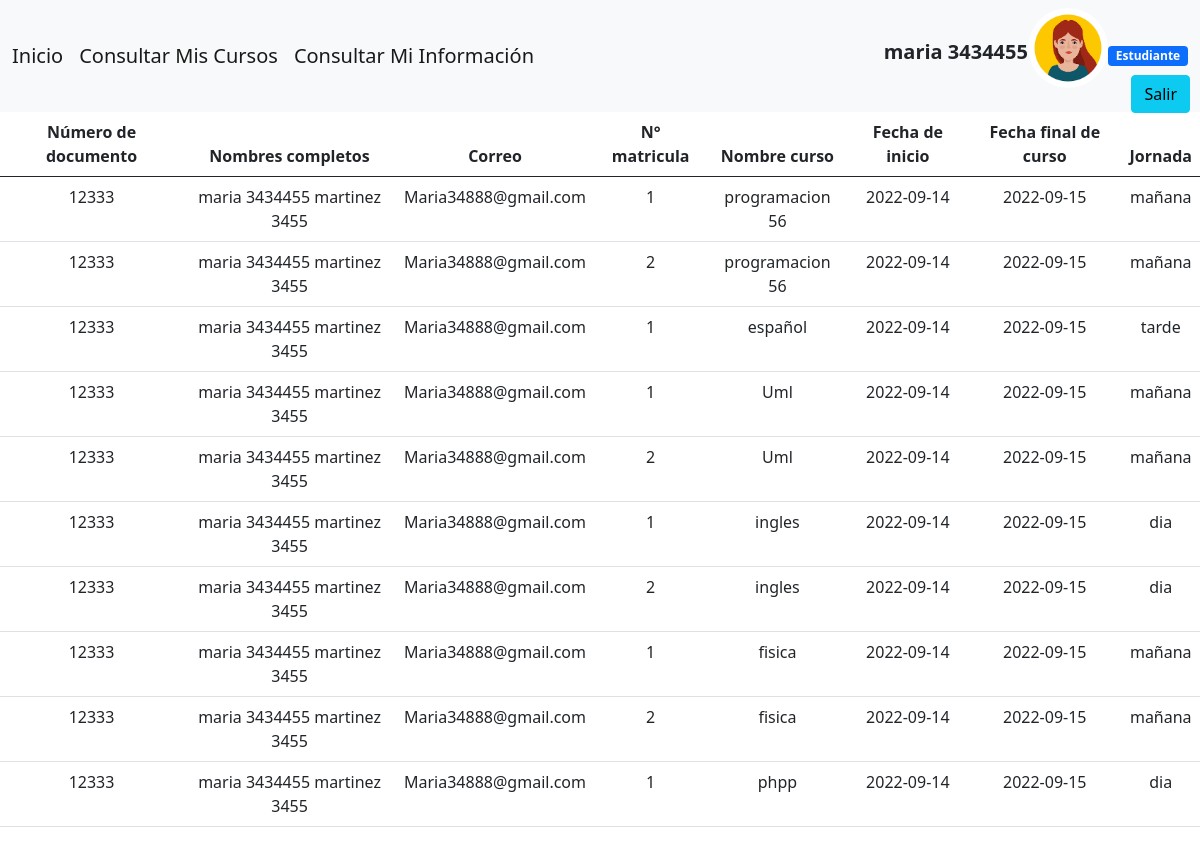
The page /ver_cursos_estudiante.php (signed in) on the database its author committed.
### tables this page shows
CREATE TABLE `estudiante` (
  `id_estudiante` int(20) NOT NULL,
  `nombre` varchar(50) NOT NULL,
  `apellido` varchar(50) NOT NULL,
  `correo` varchar(50) NOT NULL,
  `contrasena` varchar(50) NOT NULL,
  `telefono` varchar(20) NOT NULL,
  `estado` varchar(1) NOT NULL,
  `sexo` varchar(50) NOT NULL
);

CREATE TABLE `matricula` (
  `cod_matricula` int(20) NOT NULL,
  `id_estudiante` int(20) NOT NULL,
  `fecha_inicio` date NOT NULL,
  `fecha_fin` date NOT NULL,
  `id_administrador` int(50) NOT NULL
);

CREATE TABLE `curso` (
  `codigo_curso` int(50) NOT NULL,
  `nombre_curso` varchar(50) NOT NULL,
  `jornada` varchar(50) NOT NULL
);

### ver_cursos_estudiante.php (the view, shortened to what this page needs)
<?php session_start();
if ($_SESSION['usuario']) {
  $user = $_SESSION['usuario'];
  if ($_SESSION['rol'] == "1") {
?>
    <!DOCTYPE html>
    <html lang="en">
    <head>
      <link href="https://cdn.jsdelivr.net/npm/bootstrap@5.0.2/dist/css/bootstrap.min.css" rel="stylesheet">
    </head>
    <body>
      <?php
      include("nav_estudiante.php")
      ?>
      <div class="boton">
        <a class="btn btn-info" href="salir.php">Salir</a>
      </div>
      <?php
                        include("conexion.php");
                        $query = "SELECT estudiante.id_estudiante,CONCAT(estudiante.nombre, ' ', estudiante.apellido) AS nombre, estudiante.correo, matricula.cod_matricula,curso.nombre_curso,matricula.fecha_inicio,matricula.fecha_fin,curso.jornada FROM estudiante INNER JOIN matricula ON matricula.id_estudiante=estudiante.id_estudiante INNER JOIN curso_matricula ON curso_matricula.codigo_matricula=matricula.cod_matricula INNER JOIN curso ON curso.codigo_curso=curso_matricula.codigo_curso WHERE estudiante.id_estudiante='$user' ; ";
                        $consulta = mysqli_query($conexion, $query);
                        ?>
                        <table class="table ">
                        <thead>
                            <tr>
                                <th class="text-center">Número de documento</th>
                                <th class="text-center">Nombres completos</th>
                                <th class="text-center">Correo</th>
                                <th class="text-center">N° matricula</th>
                                <th class="text-center">Nombre curso</th>
                                <th class="text-center">Fecha de inicio</th>
                                <th class="text-center">Fecha final de curso</th>
                                <th class="text-center">Jornada</th>
                            </tr>
                        </thead>
                        <tbody>
                            <?php
                            while ($row = mysqli_fetch_assoc($consulta)) {
                            ?>
                                <tr>
                                    <td class="text-center"><?php echo $row['id_estudiante']; ?></td>
                                    <td class="text-center"><?php echo $row['nombre']; ?></td>
                                    <td class="text-center"><?php echo $row['correo']; ?></td>
                                    <td class="text-center"><?php echo $row['cod_matricula']; ?></td>
                                    <td class="text-center"><?php echo $row['nombre_curso']; ?></td>
                                    <td class="text-center"><?php echo $row['fecha_inicio']; ?></td>
                                    <td class="text-center"><?php echo $row['fecha_fin']; ?></td>
                                    <td class="text-center"><?php echo $row['jornada']; ?></td>
                                </tr>
                            <?php
                            }
                            ?>
                        </tbody>
                    </table>
    </body>
    </html>
<?php
  } else {
    header("Location: index.php");
  }
}
?>

### ver_cursos_estudiante.php (style rules this page uses)
.boton { position: absolute; right: 10px; top: 75px; }

### rows shown on the page
estudiante: id_estudiante "12333", nombre "maria 3434455 martinez 3455", correo "Maria34888@gmail.com", matricula.cod_matricula "1", curso.nombre_curso "programacion 56", matricula.fecha_inicio "2022-09-14", matricula.fecha_fin "2022-09-15", curso.jornada "mañana", matricula.cod_matricula "2", curso.nombre_curso "español", curso.jornada "tarde", curso.nombre_curso "Uml", curso.nombre_curso "ingles", curso.jornada "dia", curso.nombre_curso "fisica", curso.nombre_curso "phpp"

### other values the page prints
$_SESSION['nombre'] "maria 3434455"
